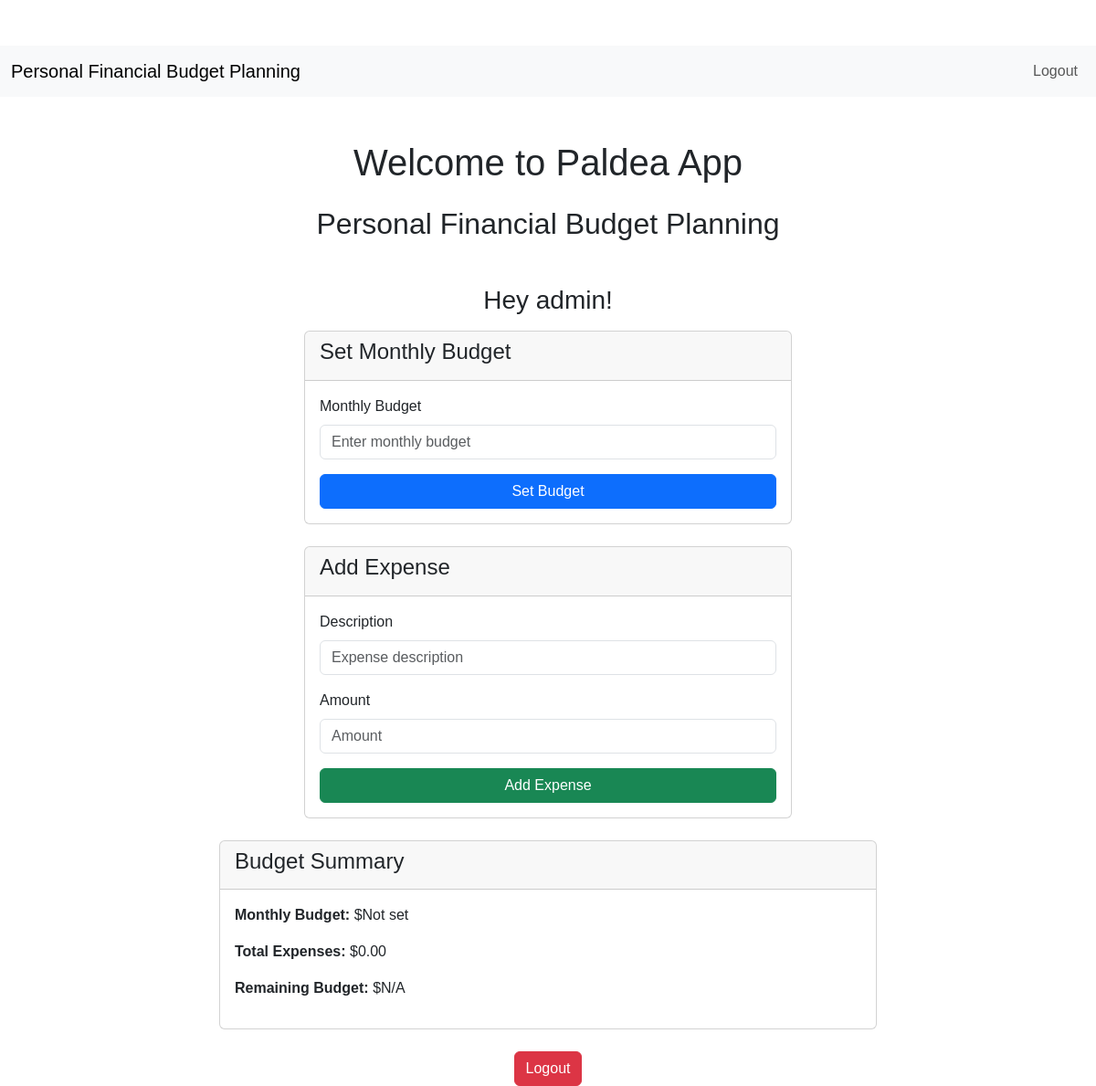
Screenshot of /home (signed in) with the database file from the repository.
### my_paldea/paldea_app/models.py (models this page shows, shortened)
class User(UserMixin,db.Model):
    id = db.Column(db.Integer, primary_key=True)
    username = db.Column(db.String(150),nullable=False, unique=True)
    email = db.Column(db.String(150), nullable=False, unique=True)
    pwdhash = db.Column(db.String(256), nullable=False)
    budget = db.Column(db.Float, default=0.0)  # Monthly budget
    expenses = db.relationship('Expense', backref='user', lazy=True)
    def get_total_expenses(self):
        return sum(expense.amount for expense in self.expenses)
    def is_budget_exceeded(self):
        return self.get_total_expenses() > self.budget if self.budget > 0 else False
    @property
    def is_authenticated(self):
        return True

### my_paldea/paldea_app/views.py (the view)
@paldea_app.route('/')
@paldea_app.route('/home')
@login_required
def home():
    budget_form = BudgetForm()
    expense_form = ExpenseForm()
    return render_template('home.html', budget_form=budget_form, expense_form=expense_form)

### my_paldea/paldea_app/models.py
class BudgetForm(FlaskForm):
    budget = FloatField('Monthly Budget', validators=[InputRequired()])
    submit = SubmitField('Set Budget')

class ExpenseForm(FlaskForm):
    description = StringField('Description', validators=[InputRequired(), Length(min=1, max=200)])
    amount = FloatField('Amount', validators=[InputRequired()])
    submit = SubmitField('Add Expense')

### my_paldea/paldea_app/views.py (called while the page is built)
@login_manager.user_loader
def load_user(id):
    return User.query.get(int(id))

@paldea_app.before_request
def get_current_user():
    g.user = current_user

### my_paldea/templates/home.html (shortened to what this page needs)
{% extends 'base.html' %}
{% block container %}
<div class="container mt-5">
    <div class="text-center mb-5">
        <h1 class="mb-4">Welcome to Paldea App</h1>
        <h2 class="mb-4">Personal Financial Budget Planning</h2>
    </div>
    {% if current_user.is_authenticated %}
        <h3 class="mb-3 text-center">Hey {{ current_user.username }}!</h3>
        <div class="row justify-content-center">
            <div class="col-md-6">
                <div class="card mb-4">
                    <div class="card-header">
                        <h4>Set Monthly Budget</h4>
                    </div>
                    <div class="card-body">
                        <form method="POST" action="{{ url_for('paldea_app.set_budget') }}">
                            <div class="mb-3">
                                {{ budget_form.budget.label(class="form-label") }}
                                {{ budget_form.budget(class="form-control", placeholder="Enter monthly budget") }}
                            </div>
                            {{ budget_form.submit(class="btn btn-primary w-100") }}
                        </form>
                    </div>
                </div>
                <div class="card mb-4">
                    <div class="card-header">
                        <h4>Add Expense</h4>
                    </div>
                    <div class="card-body">
                        <form method="POST" action="{{ url_for('paldea_app.add_expense') }}">
                            <div class="mb-3">
                                {{ expense_form.description.label(class="form-label") }}
                                {{ expense_form.description(class="form-control", placeholder="Expense description") }}
                            </div>
                            <div class="mb-3">
                                {{ expense_form.amount.label(class="form-label") }}
                                {{ expense_form.amount(class="form-control", placeholder="Amount") }}
                            </div>
                            {{ expense_form.submit(class="btn btn-success w-100") }}
                        </form>
                    </div>
                </div>
            </div>
        </div>
        <div class="row justify-content-center">
            <div class="col-md-8">
                <div class="card">
                    <div class="card-header">
                        <h4>Budget Summary</h4>
                    </div>
                    <div class="card-body">
                        <p><strong>Monthly Budget:</strong> ${{ "%.2f"|format(current_user.budget) if current_user.budget else "Not set" }}</p>
                        <p><strong>Total Expenses:</strong> ${{ "%.2f"|format(current_user.get_total_expenses()) }}</p>
                        <p><strong>Remaining Budget:</strong> ${{ "%.2f"|format(current_user.budget - current_user.get_total_expenses()) if current_user.budget else "N/A" }}</p>
                    </div>
                </div>
            </div>
        </div>
        <div class="text-center mt-4">
            <a class="btn btn-danger" href="{{ url_for('paldea_app.logout') }}">Logout</a>
        </div>
    {% else %}
        <div class="text-center">
            <a class="btn btn-primary mb-3" href="{{ url_for('paldea_app.login') }}">Login</a>
            <a class="btn btn-success mb-3" href="{{ url_for('paldea_app.register') }}">Register</a>
        </div>
    {% endif %}
</div>
{% endblock %}

### my_paldea/templates/base.html (shortened to what this page needs)
<!DOCTYPE html>
<html lang="en">
<head>
    <link href="https://cdn.jsdelivr.net/npm/bootstrap@5.3.2/dist/css/bootstrap.min.css" rel="stylesheet">
    <link rel="stylesheet" href="{{ url_for('static', filename='css/main.css') }}">
</head>
<body>
    <nav class="navbar navbar-expand-lg navbar-light bg-light">
        <div class="container-fluid">
            <a class="navbar-brand" href="{{ url_for('paldea_app.home') }}">Personal Financial Budget Planning</a>
            <div class="collapse navbar-collapse">
                <ul class="navbar-nav ms-auto">
                    {% if current_user.is_authenticated %}
                        <li class="nav-item">
                            <a class="nav-link" href="{{ url_for('paldea_app.logout') }}">Logout</a>
                        </li>
                    {% endif %}
                </ul>
            </div>
        </div>
    </nav>
    <div class="container mt-4">
        {% block container %}{% endblock %}
    </div>
</body>
</html>

### my_paldea/static/css/main.css (style rules this page uses)
body { padding-top: 50px; font-family: Arial, sans-serif; }

### rows the page displays
User: username "admin", budget "Not set", budget "N/A"

### other values shown
{{ budget_form.budget.label(class="form-label") }} "Monthly Budget"
{{ expense_form.description.label(class="form-label") }} "Description"
{{ expense_form.amount.label(class="form-label") }} "Amount"
{{ "%.2f"|format(current_user.get_total_expenses()) }} "0.00"
